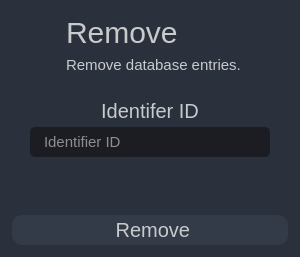
                        <widget class="QFrame" name="frame_remove">
                         <property name="minimumSize">
                          <size>
                           <width>300</width>
                           <height>0</height>
                          </size>
                         </property>
                         <property name="styleSheet">
                          <string notr="true">background-color: rgb(42,49,61);
border-radius: 20px;</string>
                         </property>
                         <property name="frameShape">
                          <enum>QFrame::NoFrame</enum>
                         </property>
                         <property name="frameShadow">
                          <enum>QFrame::Raised</enum>
                         </property>
                         <layout class="QVBoxLayout" name="verticalLayout_18">
                          <property name="spacing">
                           <number>0</number>
                          </property>
                          <property name="leftMargin">
                           <number>0</number>
                          </property>
                          <property name="topMargin">
                           <number>6</number>
                          </property>
                          <property name="rightMargin">
                           <number>0</number>
                          </property>
                          <property name="bottomMargin">
                           <number>0</number>
                          </property>
                          <item>
                           <widget class="QFrame" name="frame_remove_title">
                            <property name="minimumSize">
                             <size>
                              <width>0</width>
                              <height>0</height>
                             </size>
                            </property>
                            <property name="maximumSize">
                             <size>
                              <width>16777215</width>
                              <height>100</height>
                             </size>
                            </property>
                            <property name="frameShape">
                             <enum>QFrame::NoFrame</enum>
                            </property>
                            <property name="frameShadow">
                             <enum>QFrame::Raised</enum>
                            </property>
                            <layout class="QHBoxLayout" name="horizontalLayout_10">
                             <property name="spacing">
                              <number>0</number>
                             </property>
                             <property name="leftMargin">
                              <number>0</number>
                             </property>
                             <property name="topMargin">
                              <number>0</number>
                             </property>
                             <property name="rightMargin">
                              <number>20</number>
                             </property>
                             <property name="bottomMargin">
                              <number>0</number>
                             </property>
                             <item>
                              <widget class="QLabel" name="label_7">
                               <property name="maximumSize">
                                <size>
                                 <width>85</width>
                                 <height>16777215</height>
                                </size>
                               </property>
                               <property name="styleSheet">
                                <string notr="true">padding-left: 20px;
</string>
                               </property>
                               <property name="text">
                                <string/>
                               </property>
                               <property name="pixmap">
                                <pixmap>icons/remove.png</pixmap>
                               </property>
                              </widget>
                             </item>
                             <item>
                              <widget class="QFrame" name="frame_20">
                               <property name="frameShape">
                                <enum>QFrame::NoFrame</enum>
                               </property>
                               <property name="frameShadow">
                                <enum>QFrame::Raised</enum>
                               </property>
                               <layout class="QVBoxLayout" name="verticalLayout_20">
                                <item>
                                 <widget class="QLabel" name="label_13">
                                  <property name="styleSheet">
                                   <string notr="true">QLabel {
	color: rgb(201, 202, 204);
	font-size: 30px;
}
</string>
                                  </property>
                                  <property name="text">
                                   <string>Remove </string>
                                  </property>
                                 </widget>
                                </item>
                                <item>
                                 <widget class="QLabel" name="label_12">
                                  <property name="styleSheet">
                                   <string notr="true">QLabel {
	color: rgb(201, 202, 204);
	font-size: 15px;
}
</string>
                                  </property>
                                  <property name="text">
                                   <string>Remove database entries.</string>
                                  </property>
                                 </widget>
                                </item>
                               </layout>
                              </widget>
                             </item>
                             <item>
                              <widget class="QPushButton" name="pushButton_3">
                               <property name="sizePolicy">
                                <sizepolicy hsizetype="Minimum" vsizetype="Minimum">
                                 <horstretch>0</horstretch>
                                 <verstretch>0</verstretch>
                                </sizepolicy>
                               </property>
                               <property name="minimumSize">
                                <size>
                                 <width>30</width>
                                 <height>30</height>
                                </size>
                               </property>
                               <property name="maximumSize">
                                <size>
                                 <width>30</width>
                                 <height>30</height>
                                </size>
                               </property>
                               <property name="layoutDirection">
                                <enum>Qt::LeftToRight</enum>
                               </property>
                               <property name="styleSheet">
                                <string notr="true">QPushButton{
	border-radius:15px;
}

QPushButton:hover {
	background-color: rgb(57, 65, 80);
	border: 2px solid rgb(61, 70, 86);
}
QPushButton:pressed {	
	background-color: rgb(35, 40, 49);
	border: 2px solid rgb(43, 50, 61);
}</string>
                               </property>
                               <property name="text">
                                <string/>
                               </property>
                               <property name="icon">
                                <iconset>
                                 <normalon>icons/24x24/cil-settings.png</normalon>
                                </iconset>
                               </property>
                               <property name="iconSize">
                                <size>
                                 <width>24</width>
                                 <height>24</height>
                                </size>
                               </property>
                              </widget>
                             </item>
                            </layout>
                           </widget>
                          </item>
                          <item>
                           <widget class="QFrame" name="frame_remove_content">
                            <property name="frameShape">
                             <enum>QFrame::NoFrame</enum>
                            </property>
                            <property name="frameShadow">
                             <enum>QFrame::Raised</enum>
                            </property>
                            <layout class="QVBoxLayout" name="verticalLayout_26">
                             <property name="spacing">
                              <number>0</number>
                             </property>
                             <property name="leftMargin">
                              <number>12</number>
                             </property>
                             <property name="topMargin">
                              <number>0</number>
                             </property>
                             <property name="rightMargin">
                              <number>12</number>
                             </property>
                             <property name="bottomMargin">
                              <number>12</number>
                             </property>
                             <item>
                              <widget class="QFrame" name="frame_15">
                               <property name="frameShape">
                                <enum>QFrame::StyledPanel</enum>
                               </property>
                               <property name="frameShadow">
                                <enum>QFrame::Raised</enum>
                               </property>
                               <layout class="QHBoxLayout" name="horizontalLayout_14">
                                <item>
                                 <widget class="QFrame" name="frame_19">
                                  <property name="frameShape">
                                   <enum>QFrame::StyledPanel</enum>
                                  </property>
                                  <property name="frameShadow">
                                   <enum>QFrame::Raised</enum>
                                  </property>
                                  <layout class="QVBoxLayout" name="verticalLayout_30">
                                   <item>
                                    <widget class="QLabel" name="label_20">
                                     <property name="minimumSize">
                                      <size>
                                       <width>0</width>
                                       <height>20</height>
                                      </size>
                                     </property>
                                     <property name="maximumSize">
                                      <size>
                                       <width>16777215</width>
                                       <height>20</height>
                                      </size>
                                     </property>
                                     <property name="styleSheet">
                                      <string notr="true">QLabel {
	color: rgb(201, 202, 204);
	font-size: 20px;
	text-align: center;
}</string>
                                     </property>
                                     <property name="text">
                                      <string>Identifer ID</string>
                                     </property>
                                     <property name="alignment">
                                      <set>Qt::AlignCenter</set>
                                     </property>
                                    </widget>
                                   </item>
                                   <item>
                                    <widget class="QLineEdit" name="lineEdit_4">
                                     <property name="minimumSize">
                                      <size>
                                       <width>0</width>
                                       <height>30</height>
                                      </size>
                                     </property>
                                     <property name="styleSheet">
                                      <string notr="true">QLineEdit {
	background-color:rgb(27, 29, 35);
	border-radius: 5px;
	border: 2px solid rgb(27, 29, 35);
	padding-left: 10px;
	font-size: 15px;
	color: rgb(255, 255, 255);
}
QLineEdit:hover {
	border: 2px solid rgb(64, 71, 88);
}
QLineEdit:focus {
	border: 2px solid rgb(91, 101, 124);
}</string>
                                     </property>
                                     <property name="text">
                                      <string/>
                                     </property>
                                     <property name="placeholderText">
                                      <string>Identifier ID</string>
                                     </property>
                                    </widget>
                                   </item>
                                   <item>
                                    <spacer name="verticalSpacer_6">
                                     <property name="orientation">
                                      <enum>Qt::Vertical</enum>
                                     </property>
                                     <property name="sizeHint" stdset="0">
                                      <size>
                                       <width>20</width>
                                       <height>40</height>
                                      </size>
                                     </property>
                                    </spacer>
                                   </item>
                                  </layout>
                                 </widget>
                                </item>
                               </layout>
                              </widget>
                             </item>
                             <item>
                              <widget class="QPushButton" name="pushButton_2">
                               <property name="minimumSize">
                                <size>
                                 <width>0</width>
                                 <height>30</height>
                                </size>
                               </property>
                               <property name="styleSheet">
                                <string notr="true">QPushButton{
	background-color: rgb(52, 59, 72);
	border-radius: 10px;
	font-size: 20px;
	color: rgb(201, 202, 204);

}

QPushButton:hover {
	background-color: rgb(57, 65, 80);
	border: 2px solid rgb(61, 70, 86);
}
QPushButton:pressed {	
	background-color: rgb(35, 40, 49);
	border: 2px solid rgb(43, 50, 61);
}</string>
                               </property>
                               <property name="text">
                                <string> Remove</string>
                               </property>
                               <property name="icon">
                                <iconset>
                                 <normalon>icons/24x24/cil-trash.png</normalon>
                                </iconset>
                               </property>
                              </widget>
                             </item>
                            </layout>
                           </widget>
                          </item>
                         </layout>
                        </widget>
